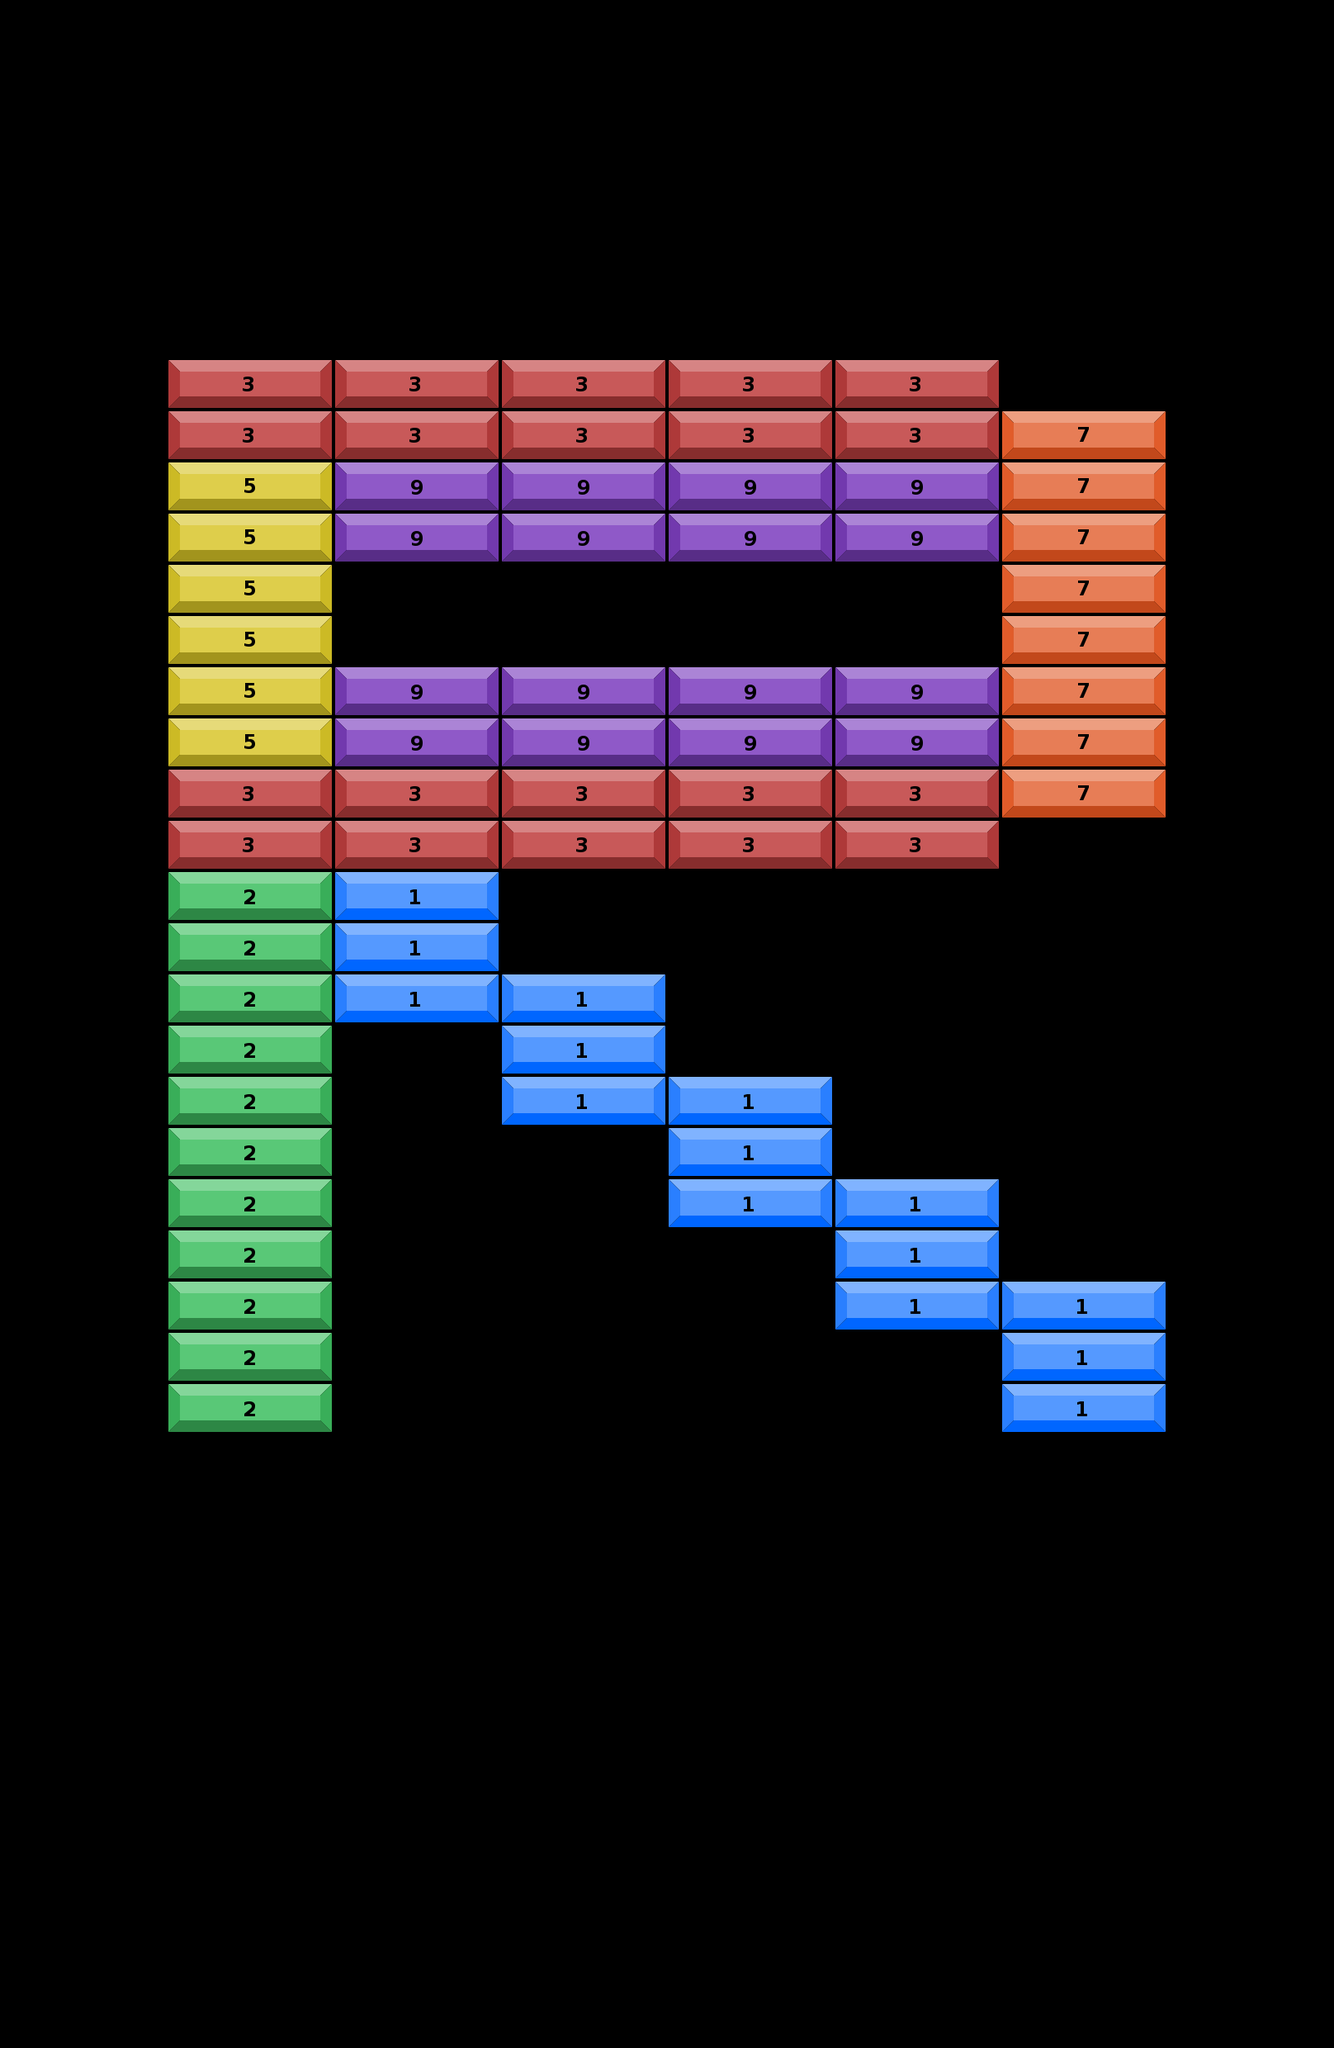

Rendered tile map (Tiled .tmx) drawn with the repository's tilesets; below, a short description and the full map source, tile grids included:
An orthogonal 8x40 tile map with 202x62 px tiles, 1 tile layer (grids layer), 1 hidden layer not drawn and 1 object (Wall).

<map version="1.5" tiledversion="1.7.2" orientation="orthogonal" renderorder="left-up" compressionlevel="0" width="8" height="40" tilewidth="202" tileheight="62" infinite="0" nextlayerid="6" nextobjectid="10">
 <tileset firstgid="1" source="bricks.tsx" />
 <layer id="4" name="obstacles layer" width="8" height="40" visible="0">
  <data encoding="csv">
0,0,0,0,0,0,0,0,
0,0,0,0,0,0,0,0,
0,0,0,0,0,0,0,0,
0,0,0,0,0,0,0,0,
0,0,0,0,0,0,0,0,
0,0,0,0,0,0,0,0,
0,0,0,0,0,0,0,0,
0,0,0,0,0,0,0,0,
0,0,0,0,0,0,0,0,
0,0,0,0,0,0,0,0,
0,0,0,0,0,0,0,0,
0,0,19,19,19,19,0,0,
0,0,20,20,20,20,0,0,
0,0,0,0,0,0,0,0,
0,0,0,0,0,0,0,0,
0,0,0,0,0,0,0,0,
0,0,0,0,0,0,0,0,
0,0,0,0,0,0,0,0,
0,0,0,0,0,0,0,0,
0,0,0,0,0,0,0,0,
0,0,0,0,0,0,0,0,
0,0,0,0,0,0,0,0,
0,0,0,0,0,0,0,0,
0,0,0,0,0,0,0,0,
0,0,0,0,0,0,0,0,
0,0,0,0,0,0,0,0,
0,0,0,0,0,0,0,0,
0,0,0,0,0,0,0,0,
0,0,0,0,0,0,0,0,
0,0,0,0,0,0,0,0,
0,0,0,0,0,0,0,0,
0,0,0,0,0,0,0,0,
0,0,0,0,0,0,0,0,
0,0,0,0,0,0,0,0,
0,0,0,0,0,0,0,0,
0,0,0,0,0,0,0,0,
0,0,0,0,0,0,0,0,
0,0,0,0,0,0,0,0,
0,0,0,0,0,0,0,0,
0,0,0,0,0,0,0,0
</data>
 </layer>
 <layer id="1" name="grids layer" width="8" height="40">
  <data encoding="csv">
0,0,0,0,0,0,0,0,
0,0,0,0,0,0,0,0,
0,0,0,0,0,0,0,0,
0,0,0,0,0,0,0,0,
0,0,0,0,0,0,0,0,
0,0,0,0,0,0,0,0,
0,0,0,0,0,0,0,0,
0,3,3,3,3,3,0,0,
0,3,3,3,3,3,7,0,
0,5,9,9,9,9,7,0,
0,5,9,9,9,9,7,0,
0,5,0,0,0,0,7,0,
0,5,0,0,0,0,7,0,
0,5,9,9,9,9,7,0,
0,5,9,9,9,9,7,0,
0,3,3,3,3,3,7,0,
0,3,3,3,3,3,0,0,
0,2,1,0,0,0,0,0,
0,2,1,0,0,0,0,0,
0,2,1,1,0,0,0,0,
0,2,0,1,0,0,0,0,
0,2,0,1,1,0,0,0,
0,2,0,0,1,0,0,0,
0,2,0,0,1,1,0,0,
0,2,0,0,0,1,0,0,
0,2,0,0,0,1,1,0,
0,2,0,0,0,0,1,0,
0,2,0,0,0,0,1,0,
0,0,0,0,0,0,0,0,
0,0,0,0,0,0,0,0,
0,0,0,0,0,0,0,0,
0,0,0,0,0,0,0,0,
0,0,0,0,0,0,0,0,
0,0,0,0,0,0,0,0,
0,0,0,0,0,0,0,0,
0,0,0,0,0,0,0,0,
0,0,0,0,0,0,0,0,
0,0,0,0,0,0,0,0,
0,0,0,0,0,0,0,0,
0,0,0,0,0,0,0,0
</data>
 </layer>
 <objectgroup id="5" name="collision" visible="0">
  <object id="9" name="Wall" x="404" y="682" width="808" height="124" />
 </objectgroup>
</map>
